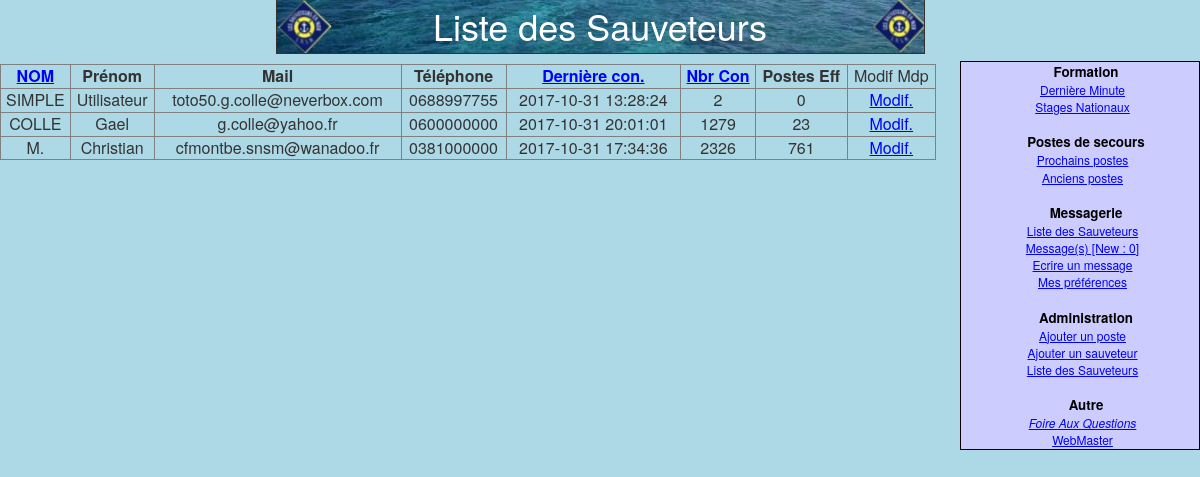
The app's page /listeSauveteur.php?order=2&asc=1 (signed in) with its own data.
### tables this page shows
CREATE TABLE IF NOT EXISTS `sauveteur` (
    `id` int(11) NOT NULL AUTO_INCREMENT,
    `nom` varchar(20) NOT NULL DEFAULT '',
    `prenom` varchar(20) NOT NULL DEFAULT '',
    `mail` varchar(50) NOT NULL DEFAULT '',
    `telephone` varchar(15) NOT NULL DEFAULT '',
    `admin` int(11) NOT NULL DEFAULT '0',
    `password` varchar(50) NOT NULL DEFAULT '',
    `datederVisite` datetime NOT NULL DEFAULT '0000-00-00 00:00:00',
    `nbVisites` int(11) NOT NULL DEFAULT '0',
    `envoieCopy` char(1) NOT NULL DEFAULT '0',
    `lienAvatar` varchar(150) NOT NULL DEFAULT '',
    `nbPhoto` int(11) NOT NULL DEFAULT '0',
    `dateAvantderVisite` datetime NOT NULL DEFAULT '0000-00-00 00:00:00',
    `actif` int(11) NOT NULL DEFAULT '1',
    PRIMARY KEY (`id`)
  );

### listeSauveteur.php (the view, shortened to what this page needs)
<?php
include('menu.php');
if (isset($_SESSION['id'])) {
	$idSession=$_SESSION['id'];
	$link=connectDB();
	$queryAdmin=mysqli_query($link,"SELECT admin FROM sauveteur WHERE id=$idSession") or die("Select queryAdmin failed");
	$rowAdmin=mysqli_fetch_row($queryAdmin);
	if ($rowAdmin[0]==2 || $rowAdmin[0]==1) {
?>
<!DOCTYPE html PUBLIC "-//W3C//DTD XHTML 1.0 Strict//EN" "http://www.w3.org/TR/xhtml1/DTD/xhtml1-strict.dtd">
<head>
<html xmlns="http://www.w3.org/1999/xhtml" xml:lang="fr" lang="fr">
<link rel="stylesheet" href="https://maxcdn.bootstrapcdn.com/bootstrap/3.3.7/css/bootstrap.min.css">
<link rel="stylesheet" href="css/master.css">
<link rel="stylesheet" href="feuille1.css" type="text/css" />
</head>
<body>
<center>
<div id="header">
Liste des Sauveteurs
</div>
</center>
</body>
<?php
	if(!$asc || $asc=="none" || $asc==0){
		$sens="ASC";
	} else{
		$sens="DESC";
	}
	$order=$_GET['order'];
	if($order==2){
		$querySauveteur=mysqli_query($link,"SELECT * FROM sauveteur ORDER BY `nbVisites` $sens") or die("Select sauveteur failed");
	}
	if($asc==0){
		$invasc=1;
	} else {
		$invasc=0;
	}
	echo "<table border=1 id=\"container\">\n";
	echo "<tr><td><b><a href=\"./listeSauveteur.php?asc=$invasc\">NOM</a></b></td><td><b>Prénom</b></td>";
	echo "<td><b>Mail</b></td><td><b>Téléphone</b></td><td><b><a href=\"./listeSauveteur.php?order=1&asc=$invasc\">Dernière con.</a></b></td>";
	echo "<td><b><a href=\"./listeSauveteur.php?order=2&asc=$invasc\">Nbr Con</a></b></td><td><b>Postes Eff</b></td><td>Modif Mdp</td></tr>\n";
	while($rowSauveteur=mysqli_fetch_row($querySauveteur)) {
		echo "<tr><td>\n";
		$queryNbParticipation=mysqli_query($link,"SELECT COUNT( * ) FROM `participe`WHERE id_sauveteur=$rowSauveteur[0]");
		$rowNbParticipation=mysqli_fetch_row($queryNbParticipation);
		echo "$rowSauveteur[1]</td><td>$rowSauveteur[2]</td><td>$rowSauveteur[3]</td><td>$rowSauveteur[4]</td><td>$rowSauveteur[7]</td><td>$rowSauveteur[8]</td><td>$rowNbParticipation[0]<td><a href=\"./modifieMdp.php?idSauveteur=$rowSauveteur[0]&nomSauveteur=$rowSauveteur[1]&prenomSauveteur=$rowSauveteur[2]\">Modif.</a></td>";
		echo "</td></tr>\n";
	}
	echo "<table>\n";
?>
</body>
</html>
<?php
} else {
?>
	<body>
		<center><div id="header">Opération non autorisée</div></center>
	</body>
<?php
  }
} else {
?>
	<body>
		<center><div id="header">Opération non autorisée</div></center>
	</body>
<?php
}
?>

### css/master.css (style rules this page uses)
body { background-color: lightblue; text-align: center; }

### feuille1.css (style rules this page uses)
body { font-size: 12pt; }
a:link { color:blue; text-decoration:underline; }
#container { float: left; margin-top: 10px; width: 78%; }
#header { border-bottom: 1px solid #333333; border-left: 1px solid #333333; border-right: 1px solid #333333; background: #ccccff; top: 0; left: auto; right: auto; font-size: 36px; color: white; text-align: center; width: 649px; height: 54px; background-image:url(fond1.jpg); background-repeat:no-repeat; }

### records on screen
sauveteur: nom "SIMPLE", prenom "Utilisateur", mail "toto50.g.colle@neverbox.com", telephone "0688997755", datederVisite "2017-10-31 13:28:24", nbVisites "2", rowNbParticipation "0"
sauveteur: nom "COLLE", prenom "Gael", mail "g.colle@yahoo.fr", telephone "0600000000", datederVisite "2017-10-31 20:01:01", nbVisites "1279", rowNbParticipation "23"
sauveteur: nom "M.", prenom "Christian", mail "cfmontbe.snsm@wanadoo.fr", telephone "0381000000", datederVisite "2017-10-31 17:34:36", nbVisites "2326", rowNbParticipation "761"

### other values on screen
$nbMessage "0"
